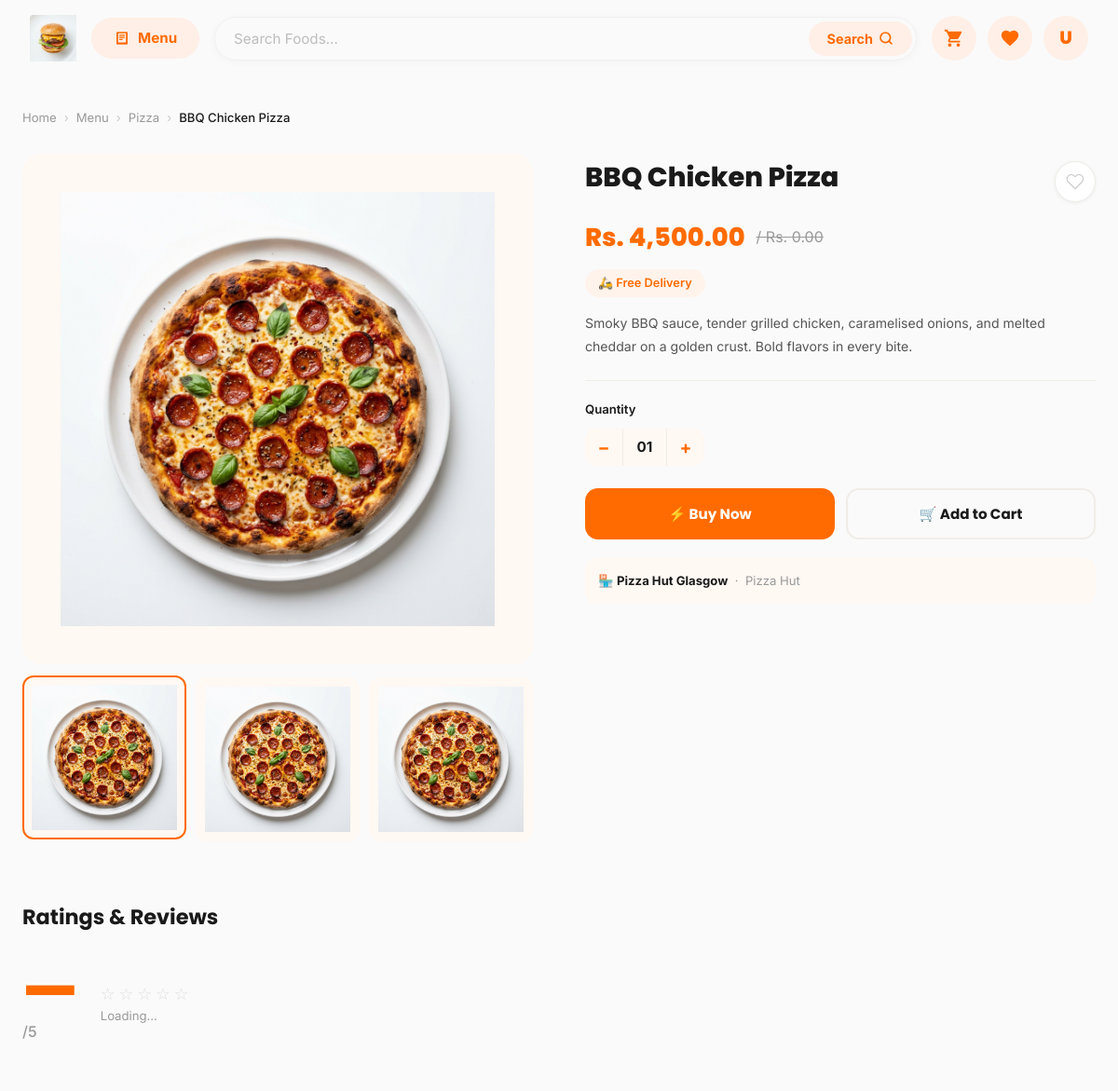
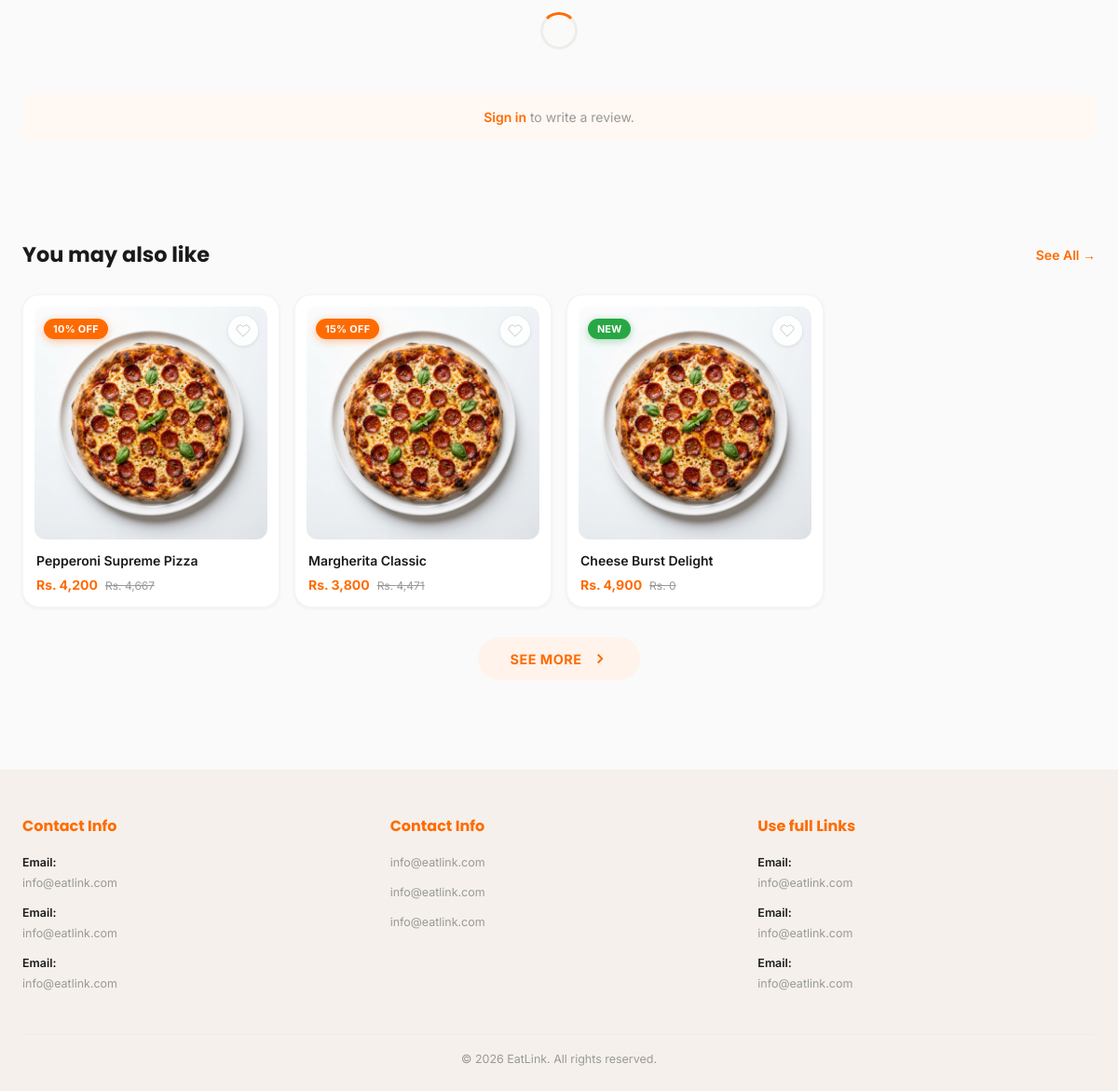
The app's page /product.php?id=3 with its own data (2 pictures, top to bottom).
### tables this page shows
CREATE TABLE IF NOT EXISTS products (
  id              INT PRIMARY KEY AUTO_INCREMENT,
  shop_id         INT NOT NULL,
  category_id     INT,
  brand_id        INT,
  name            VARCHAR(200) NOT NULL,
  description     TEXT,
  price           DECIMAL(10,2) NOT NULL,
  original_price  DECIMAL(10,2),
  discount_percent INT DEFAULT 0,
  is_new          TINYINT(1) DEFAULT 0,
  delivery_type   ENUM('free','paid') DEFAULT 'free',
  stock           INT DEFAULT 100,
  image           VARCHAR(50) DEFAULT 'burger',
  is_active       TINYINT(1) DEFAULT 1,
  created_at      TIMESTAMP DEFAULT CURRENT_TIMESTAMP,
  FOREIGN KEY (shop_id)      REFERENCES shops(id) ON DELETE CASCADE,
  FOREIGN KEY (category_id)  REFERENCES categories(id) ON DELETE SET NULL,
  FOREIGN KEY (brand_id)     REFERENCES brands(id) ON DELETE SET NULL
);

CREATE TABLE IF NOT EXISTS categories (
  id            INT PRIMARY KEY AUTO_INCREMENT,
  name          VARCHAR(100) NOT NULL,
  icon          VARCHAR(20) DEFAULT '🍽️',
  created_at    TIMESTAMP DEFAULT CURRENT_TIMESTAMP
);

CREATE TABLE IF NOT EXISTS shops (
  id            INT PRIMARY KEY AUTO_INCREMENT,
  owner_id      INT NOT NULL,
  name          VARCHAR(200) NOT NULL,
  description   TEXT,
  logo          VARCHAR(255),
  address       TEXT,
  phone         VARCHAR(20),
  is_active     TINYINT(1) DEFAULT 1,
  created_at    TIMESTAMP DEFAULT CURRENT_TIMESTAMP,
  FOREIGN KEY (owner_id) REFERENCES users(id) ON DELETE CASCADE
);

CREATE TABLE IF NOT EXISTS brands (
  id            INT PRIMARY KEY AUTO_INCREMENT,
  name          VARCHAR(100) NOT NULL,
  icon          VARCHAR(20) DEFAULT '🏪',
  color         VARCHAR(10) DEFAULT '#FF6B00',
  created_at    TIMESTAMP DEFAULT CURRENT_TIMESTAMP
);

### product.php (the view, shortened to what this page needs)
<?php
require_once 'db/connection.php';
$productId  = (int)($_GET['id'] ?? 1);
$wishlist   = $_SESSION['wishlist'] ?? [];
if ($USE_DB) {
    $stmt = $pdo->prepare(
        "SELECT p.*,c.name AS cat_name,b.name AS brand_name,s.name AS shop_name,s.address AS shop_address
         FROM products p
         LEFT JOIN categories c ON p.category_id=c.id
         LEFT JOIN brands b ON p.brand_id=b.id
         LEFT JOIN shops s ON p.shop_id=s.id
         WHERE p.id=? AND p.is_active=1"
    );
    $stmt->execute([$productId]);
    $product = $stmt->fetch();
    $imgStmt = $pdo->prepare("SELECT * FROM product_images WHERE product_id=? ORDER BY is_primary DESC,sort_order ASC");
    $imgStmt->execute([$productId]);
    $images = $imgStmt->fetchAll();
    if (empty($images)) {
        $defImg = ($product['image'] ?? 'burger') === 'pizza' ? 'images/pizza.png' : 'images/burger.png';
        $images = [['image_path'=>$defImg,'is_primary'=>1],['image_path'=>$defImg,'is_primary'=>0],['image_path'=>$defImg,'is_primary'=>0]];
    }
    $relStmt = $pdo->prepare("SELECT * FROM products WHERE category_id=? AND id!=? AND is_active=1 LIMIT 4");
    $relStmt->execute([$product['category_id'] ?? 1, $productId]);
    $related = $relStmt->fetchAll();
}
$primaryImg = '';
foreach ($images as $img) { if ($img['is_primary']) { $primaryImg = $img['image_path']; break; } }
$isWishlisted = in_array($productId, $wishlist);
function renderCard($p, $wishlist=[]): string {
    $wishlisted = in_array($p['id'],$wishlist) ? 'wishlisted' : '';
    $img = ($p['image']??'burger')==='pizza' ? 'images/pizza.png' : 'images/burger.png';
    $disc = '';
    if (($p['discount_percent']??0) > 0) $disc = '<div class="product-label"><span class="discount-label">'.$p['discount_percent'].'% OFF</span></div>';
    elseif (!empty($p['is_new']))         $disc = '<div class="product-label"><span class="new-label">NEW</span></div>';
    $orig = !empty($p['original_price']) ? '<span class="price-original">Rs. '.number_format($p['original_price']).'</span>' : '';
    return '<div class="product-card" data-product-id="'.$p['id'].'" data-product-name="'.htmlspecialchars($p['name']).'" onclick="window.location=\'product.php?id='.$p['id'].'\'">
      <div class="product-card-image-wrap">
        '.$disc.'
        <button class="product-heart '.$wishlisted.'" data-product-id="'.$p['id'].'" title="Wishlist" aria-label="Wishlist" onclick="event.stopPropagation()">
          <svg viewBox="0 0 24 24"><path d="M20.84 4.61a5.5 5.5 0 0 0-7.78 0L12 5.67l-1.06-1.06a5.5 5.5 0 0 0-7.78 7.78l1.06 1.06L12 21.23l7.78-7.78 1.06-1.06a5.5 5.5 0 0 0 0-7.78z"/></svg>
        </button>
        <img src="'.$img.'" alt="'.htmlspecialchars($p['name']).'" loading="lazy">
        <button class="add-to-cart-btn" title="Add to cart" aria-label="Add to cart" onclick="event.stopPropagation()">
          <svg viewBox="0 0 24 24" fill="currentColor"><path d="M6 2L3 6v14a2 2 0 002 2h14a2 2 0 002-2V6l-3-4z"/><line x1="3" y1="6" x2="21" y2="6" stroke="#fff" stroke-width="1.5"/><path d="M16 10a4 4 0 01-8 0" stroke="#fff" stroke-width="1.5" fill="none"/></svg>
        </button>
      </div>
      <div class="product-card-info">
        <div class="product-card-name">'.htmlspecialchars($p['name']).'</div>
        <div class="product-card-price">
          <span class="price-current">Rs. '.number_format($p['price']).'</span>'.$orig.'
        </div>
      </div>
    </div>';
}
?>
<!DOCTYPE html>
<html lang="en">
<head>
  <link rel="stylesheet" href="css/style.css">
  <link rel="stylesheet" href="css/navbar.css">
  <link rel="stylesheet" href="css/home.css">
  <link rel="stylesheet" href="css/product.css">
</head>
<body>
<?php include 'includes/navbar.php'; ?>
<main class="container" style="padding-top:16px;">
  <nav class="breadcrumb" aria-label="Breadcrumb">
    <a href="index.php">Home</a>
    <span class="sep">›</span>
    <a href="menu.php">Menu</a>
    <?php if (!empty($product['cat_name'])): ?>
    <span class="sep">›</span>
    <a href="menu.php?category=<?= $product['category_id'] ?>"><?= htmlspecialchars($product['cat_name']) ?></a>
    <?php endif; ?>
    <span class="sep">›</span>
    <span class="current"><?= htmlspecialchars($product['name']) ?></span>
  </nav>
  <div class="product-layout">
    <div class="product-gallery">
      <div class="gallery-main">
        <img id="gallery-main-img" src="<?= htmlspecialchars($primaryImg) ?>"
             alt="<?= htmlspecialchars($product['name']) ?>"
             style="transition:opacity .2s;">
      </div>
      <div class="gallery-thumbs">
        <?php foreach (array_slice($images, 0, 4) as $img): ?>
        <div class="gallery-thumb">
          <img src="<?= htmlspecialchars($img['image_path']) ?>" alt="Product image">
        </div>
        <?php endforeach; ?>
      </div>
    </div>
    <div class="product-info">
      <div class="product-info-top">
        <h1 class="product-info-name"><?= htmlspecialchars($product['name']) ?></h1>
        <button class="product-wishlist-btn <?= $isWishlisted ? 'wishlisted' : '' ?>"
                id="product-wishlist-btn" aria-label="Add to wishlist">
          <svg viewBox="0 0 24 24"><path d="M20.84 4.61a5.5 5.5 0 0 0-7.78 0L12 5.67l-1.06-1.06a5.5 5.5 0 0 0-7.78 7.78l1.06 1.06L12 21.23l7.78-7.78 1.06-1.06a5.5 5.5 0 0 0 0-7.78z"/></svg>
        </button>
      </div>
      <div class="product-price-row">
        <span class="product-price-current">Rs. <?= number_format($product['price'], 2) ?></span>
        <?php if (!empty($product['original_price'])): ?>
        <span class="product-price-original">/ Rs. <?= number_format($product['original_price'], 2) ?></span>
        <?php endif; ?>
      </div>
      <div class="product-delivery-badge">
        <?= ($product['delivery_type']??'free')==='free' ? '🛵 Free Delivery' : '💳 Paid Delivery' ?>
      </div>
      <p class="product-description"><?= nl2br(htmlspecialchars($product['description'] ?? '')) ?></p>
      <div class="product-divider"></div>
      <div class="product-qty-wrap">
        <div class="product-qty-label">Quantity</div>
        <div class="product-qty">
          <button class="qty-btn" id="qty-minus" aria-label="Decrease quantity">−</button>
          <div class="qty-display" id="qty-display">01</div>
          <button class="qty-btn" id="qty-plus" aria-label="Increase quantity">+</button>
        </div>
      </div>
      <div class="product-actions">
        <button class="btn-buy-now" id="product-buy-now">⚡ Buy Now</button>
        <button class="btn-add-cart-lg" id="product-add-cart">🛒 Add to Cart</button>
      </div>
      <?php if (!empty($product['shop_name'])): ?>
      <div style="margin-top:20px;padding:14px;background:var(--primary-ultra);border-radius:12px;font-size:.82rem;color:var(--text-muted);">
        🏪 <strong style="color:var(--text-dark);"><?= htmlspecialchars($product['shop_name']) ?></strong>
        <?php if (!empty($product['brand_name'])): ?>
        &nbsp;·&nbsp; <?= htmlspecialchars($product['brand_name']) ?>
        <?php endif; ?>
      </div>
      <?php endif; ?>
    </div>
  </div>
  <section class="reviews-section">
    <h2 class="section-title">Ratings &amp; Reviews</h2>
    <div class="rating-summary">
      <div>
        <div class="rating-big" id="avg-rating">—</div>
        <span class="rating-out-of">/5</span>
      </div>
      <div class="rating-details">
        <div class="rating-stars-row" id="stars-row">
          <span class="star">☆</span><span class="star">☆</span><span class="star">☆</span>
          <span class="star">☆</span><span class="star">☆</span>
        </div>
        <div class="rating-count" id="total-ratings">Loading...</div>
      </div>
    </div>
    <div class="reviews-list" id="reviews-list">
      <div style="display:flex;justify-content:center;padding:32px;"><div class="spinner"></div></div>
    </div>
    <?php if (!empty($_SESSION['user']) && $_SESSION['user']['role'] === 'customer'): ?>
    <div class="write-review-section">
      <h4>Write a Review</h4>
      <div class="star-picker" id="star-picker">
        <span class="star-pick" data-val="1">★</span>
        <span class="star-pick" data-val="2">★</span>
        <span class="star-pick" data-val="3">★</span>
        <span class="star-pick" data-val="4">★</span>
        <span class="star-pick" data-val="5">★</span>
      </div>
      <form id="review-form">
        <textarea class="review-textarea" name="comment" placeholder="Share your experience with this product..."></textarea>
        <button type="submit" class="btn-primary">Submit Review</button>
      </form>
    </div>
    <?php elseif (empty($_SESSION['user'])): ?>
    <div style="margin-top:16px;padding:14px;background:var(--primary-ultra);border-radius:12px;text-align:center;">
      <p style="font-size:.875rem;color:var(--text-muted);">
        <a href="login.php" style="color:var(--primary);font-weight:600;">Sign in</a> to write a review.
      </p>
    </div>
    <?php endif; ?>
  </section>
  <?php if (!empty($related)): ?>
  <section class="section">
    <div class="section-header">
      <h2 class="section-title">You may also like</h2>
      <a href="menu.php" class="see-all-link">See All →</a>
    </div>
    <div class="products-grid">
      <?php foreach ($related as $rp): ?>
        <?= renderCard($rp, $wishlist) ?>
      <?php endforeach; ?>
    </div>
    <div class="pagination-wrap" style="margin-top:32px;">
      <button class="next-page-btn" onclick="window.location='menu.php'">
        SEE MORE
        <svg viewBox="0 0 24 24" fill="none" stroke="currentColor" stroke-width="2.5">
          <polyline points="9 18 15 12 9 6"/>
        </svg>
      </button>
    </div>
  </section>
  <?php endif; ?>
</main>
<?php include 'includes/footer.php'; ?>
</body>
</html>

### css/style.css (style rules this page uses)
:root { --primary: #FF6B00; --primary-hover: #E05A00; --primary-light: #FFF3EB; --primary-ultra: #FFF8F3; --accent-green: #28A745; --accent-red: #E8001C; --text-dark: #1A1A1A; --text-medium: #555; --text-muted: #999; --white: #FFFFFF; --bg: #FAFAFA; --card-bg: #FFFFFF; --border: #F0EDE8; --border-light: #F8F5F1; --pill-radius: 50px; --card-radius: 18px; --btn-radius: 12px; --shadow-xs: 0 1px 4px rgba(0,0,0,0.06); --shadow-sm: 0 2px 10px rgba(0,0,0,0.08); --shadow-md: 0 4px 20px rgba(0,0,0,0.10); --shadow-lg: 0 8px 40px rgba(0,0,0,0.12); --shadow-primary: 0 4px 20px rgba(255,107,0,0.30); --transition: 0.3s cubic-bezier(0.4,0,0.2,1); --transition-slow: 0.5s cubic-bezier(0.4,0,0.2,1); --font-main: 'Inter', sans-serif; --font-heading: 'Poppins', sans-serif; --navbar-height: 70px; --container-max: 1200px; }
*, *::before, *::after { box-sizing: border-box; margin: 0; padding: 0; }
html { scroll-behavior: smooth; }
body { font-family: var(--font-main); background: var(--bg); color: var(--text-dark); line-height: 1.6; padding-top: 100px; }
img { display: block; max-width: 100%; }
a { text-decoration: none; color: inherit; }
button { cursor: pointer; border: none; background: none; font-family: inherit; }
.container { max-width: var(--container-max); margin: 0 auto; padding: 0 24px; }
.section-header { display: flex; align-items: center; justify-content: space-between; margin-bottom: 24px; }
.section-title { font-family: var(--font-heading); font-size: 1.4rem; font-weight: 700; color: var(--text-dark); }
.see-all-link { font-size: 0.875rem; color: var(--primary); font-weight: 600; display: flex; align-items: center; gap: 4px; transition: var(--transition); }
.section { padding: 48px 0; }
:root { --font-heading:'Poppins',sans-serif; --font-main:'Inter',sans-serif; --shadow-primary:0 8px 24px rgba(255,107,0,.35); }

### records on screen
products: category.name "Pizza", name "BBQ Chicken Pizza", price "4,500.00", original_price "0.00", description "Smoky BBQ sauce, tender grilled chicken, caramelised onions, and melted cheddar on a golden crust. Bold flavors in every bite.", shop.name "Pizza Hut Glasgow", brand.name "Pizza Hut"
products: discount_percent "10", image (picture), name "Pepperoni Supreme Pizza", price "4,200", original_price "4,667"
products: discount_percent "15", image (picture), name "Margherita Classic", price "3,800", original_price "4,471"
products: discount_percent "NEW", image (picture), name "Cheese Burst Delight", price "4,900", original_price "0"

### other values on screen
$profileInitial "U"
